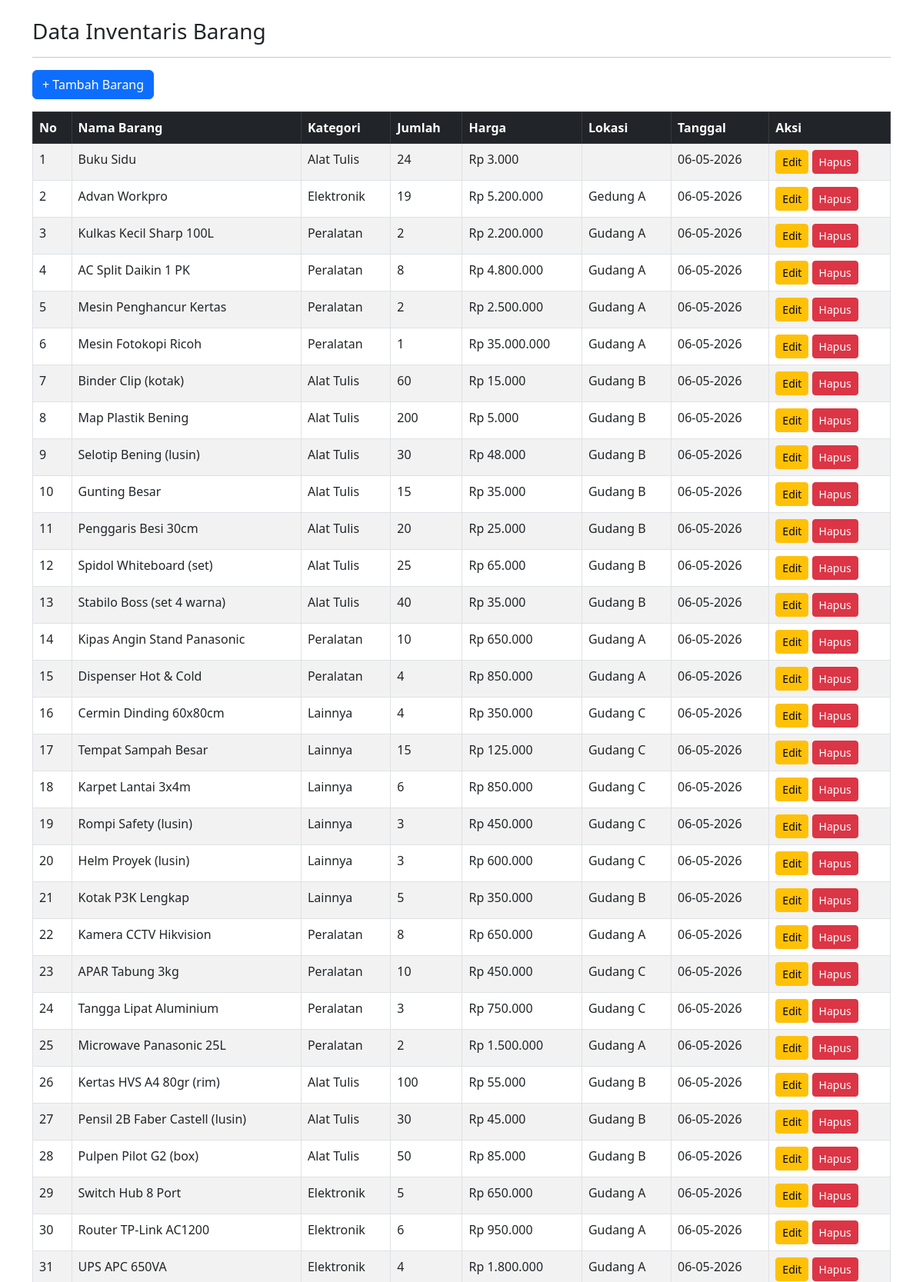
The page / (upper part) on the database its author committed.
### tables this page shows
CREATE TABLE `barang` (
  `id` int NOT NULL,
  `nama_barang` varchar(50) NOT NULL,
  `kategori` varchar(50) NOT NULL,
  `jumlah` int DEFAULT '0',
  `harga` decimal(12,2) NOT NULL,
  `lokasi` varchar(100) DEFAULT NULL,
  `crated_at` timestamp NULL DEFAULT CURRENT_TIMESTAMP
);

### index.php (the view, shortened to what this page needs)
<?php
require_once 'config/database.php';
$stmt = $pdo->query("SELECT * FROM barang ORDER BY crated_at DESC");
$data = $stmt->fetchAll(PDO::FETCH_ASSOC);
?>
<!DOCTYPE html>
<html lang="id">
<head>
    <link rel="stylesheet" href="https://cdn.jsdelivr.net/npm/bootstrap@5.3.0/dist/css/bootstrap.min.css">
</head>
<body>
<div class="container mt-4">
    <h3>Data Inventaris Barang</h3>
    <hr>
    <a href="create.php" class="btn btn-primary mb-3">+ Tambah Barang</a>
    <table class="table table-bordered table-striped">
        <thead class="table-dark">
            <tr>
                <th>No</th>
                <th>Nama Barang</th>
                <th>Kategori</th>
                <th>Jumlah</th>
                <th>Harga</th>
                <th>Lokasi</th>
                <th>Tanggal</th>
                <th>Aksi</th>
            </tr>
        </thead>
        <tbody>
            <?php if (count($data) == 0): ?>
                <tr>
                    <td colspan="8" class="text-center">Belum ada data</td>
                </tr>
            <?php else: ?>
                <?php $no = 1; ?>
                <?php foreach ($data as $row): ?>
                <tr>
                    <td><?= $no++ ?></td>
                    <td><?= htmlspecialchars($row['nama_barang']) ?></td>
                    <td><?= htmlspecialchars($row['kategori']) ?></td>
                    <td><?= $row['jumlah'] ?></td>
                    <td>Rp <?= number_format($row['harga'], 0, ',', '.') ?></td>
                    <td><?= htmlspecialchars($row['lokasi']) ?></td>
                    <td><?= date('d-m-Y', strtotime($row['crated_at'])) ?></td>
                    <td>
                        <a href="edit.php?id=<?= $row['id'] ?>" class="btn btn-warning btn-sm">Edit</a>
                        <a href="delete.php?id=<?= $row['id'] ?>" class="btn btn-danger btn-sm" onclick="return confirm('Yakin mau hapus?')">Hapus</a>
                    </td>
                </tr>
                <?php endforeach; ?>
            <?php endif; ?>
        </tbody>
    </table>
</div>
</body>
</html>

### rows shown on the page
barang: nama_barang "Buku Sidu", kategori "Alat Tulis", jumlah "24", harga "3.000", crated_at "06-05-2026"
barang: nama_barang "Advan Workpro", kategori "Elektronik", jumlah "19", harga "5.200.000", lokasi "Gedung A", crated_at "06-05-2026"
barang: nama_barang "Kulkas Kecil Sharp 100L", kategori "Peralatan", jumlah "2", harga "2.200.000", lokasi "Gudang A", crated_at "06-05-2026"
barang: nama_barang "AC Split Daikin 1 PK", kategori "Peralatan", jumlah "8", harga "4.800.000", lokasi "Gudang A", crated_at "06-05-2026"
barang: nama_barang "Mesin Penghancur Kertas", kategori "Peralatan", jumlah "2", harga "2.500.000", lokasi "Gudang A", crated_at "06-05-2026"
barang: nama_barang "Mesin Fotokopi Ricoh", kategori "Peralatan", jumlah "1", harga "35.000.000", lokasi "Gudang A", crated_at "06-05-2026"
barang: nama_barang "Binder Clip (kotak)", kategori "Alat Tulis", jumlah "60", harga "15.000", lokasi "Gudang B", crated_at "06-05-2026"
barang: nama_barang "Map Plastik Bening", kategori "Alat Tulis", jumlah "200", harga "5.000", lokasi "Gudang B", crated_at "06-05-2026"
barang: nama_barang "Selotip Bening (lusin)", kategori "Alat Tulis", jumlah "30", harga "48.000", lokasi "Gudang B", crated_at "06-05-2026"
barang: nama_barang "Gunting Besar", kategori "Alat Tulis", jumlah "15", harga "35.000", lokasi "Gudang B", crated_at "06-05-2026"
barang: nama_barang "Penggaris Besi 30cm", kategori "Alat Tulis", jumlah "20", harga "25.000", lokasi "Gudang B", crated_at "06-05-2026"
barang: nama_barang "Spidol Whiteboard (set)", kategori "Alat Tulis", jumlah "25", harga "65.000", lokasi "Gudang B", crated_at "06-05-2026"
barang: nama_barang "Stabilo Boss (set 4 warna)", kategori "Alat Tulis", jumlah "40", harga "35.000", lokasi "Gudang B", crated_at "06-05-2026"
barang: nama_barang "Kipas Angin Stand Panasonic", kategori "Peralatan", jumlah "10", harga "650.000", lokasi "Gudang A", crated_at "06-05-2026"
barang: nama_barang "Dispenser Hot & Cold", kategori "Peralatan", jumlah "4", harga "850.000", lokasi "Gudang A", crated_at "06-05-2026"
barang: nama_barang "Cermin Dinding 60x80cm", kategori "Lainnya", jumlah "4", harga "350.000", lokasi "Gudang C", crated_at "06-05-2026"
barang: nama_barang "Tempat Sampah Besar", kategori "Lainnya", jumlah "15", harga "125.000", lokasi "Gudang C", crated_at "06-05-2026"
barang: nama_barang "Karpet Lantai 3x4m", kategori "Lainnya", jumlah "6", harga "850.000", lokasi "Gudang C", crated_at "06-05-2026"
barang: nama_barang "Rompi Safety (lusin)", kategori "Lainnya", jumlah "3", harga "450.000", lokasi "Gudang C", crated_at "06-05-2026"
barang: nama_barang "Helm Proyek (lusin)", kategori "Lainnya", jumlah "3", harga "600.000", lokasi "Gudang C", crated_at "06-05-2026"
barang: nama_barang "Kotak P3K Lengkap", kategori "Lainnya", jumlah "5", harga "350.000", lokasi "Gudang B", crated_at "06-05-2026"
barang: nama_barang "Kamera CCTV Hikvision", kategori "Peralatan", jumlah "8", harga "650.000", lokasi "Gudang A", crated_at "06-05-2026"
barang: nama_barang "APAR Tabung 3kg", kategori "Peralatan", jumlah "10", harga "450.000", lokasi "Gudang C", crated_at "06-05-2026"
barang: nama_barang "Tangga Lipat Aluminium", kategori "Peralatan", jumlah "3", harga "750.000", lokasi "Gudang C", crated_at "06-05-2026"
barang: nama_barang "Microwave Panasonic 25L", kategori "Peralatan", jumlah "2", harga "1.500.000", lokasi "Gudang A", crated_at "06-05-2026"
barang: nama_barang "Kertas HVS A4 80gr (rim)", kategori "Alat Tulis", jumlah "100", harga "55.000", lokasi "Gudang B", crated_at "06-05-2026"
barang: nama_barang "Pensil 2B Faber Castell (lusin)", kategori "Alat Tulis", jumlah "30", harga "45.000", lokasi "Gudang B", crated_at "06-05-2026"
barang: nama_barang "Pulpen Pilot G2 (box)", kategori "Alat Tulis", jumlah "50", harga "85.000", lokasi "Gudang B", crated_at "06-05-2026"
barang: nama_barang "Switch Hub 8 Port", kategori "Elektronik", jumlah "5", harga "650.000", lokasi "Gudang A", crated_at "06-05-2026"
barang: nama_barang "Router TP-Link AC1200", kategori "Elektronik", jumlah "6", harga "950.000", lokasi "Gudang A", crated_at "06-05-2026"
barang: nama_barang "UPS APC 650VA", kategori "Elektronik", jumlah "4", harga "1.800.000", lokasi "Gudang A", crated_at "06-05-2026"
